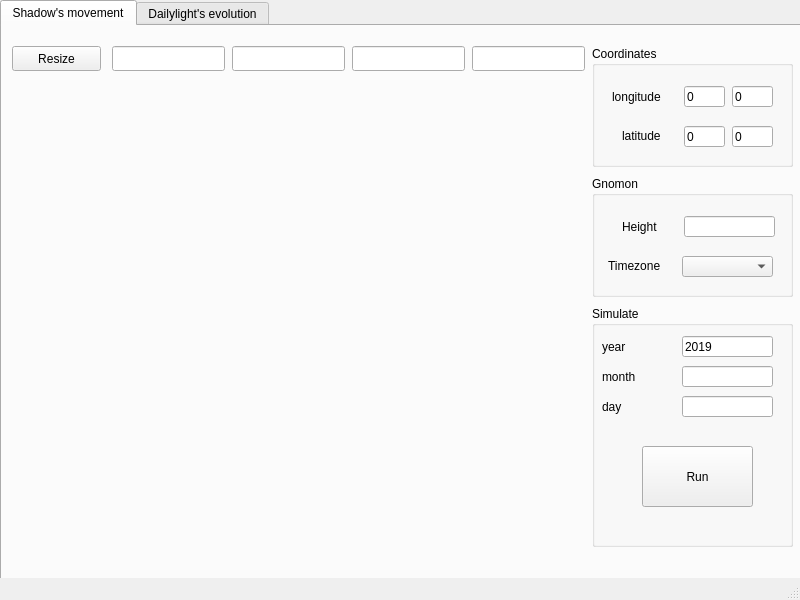
<?xml version="1.0" encoding="UTF-8"?>
<ui version="4.0">
 <class>MainWindow</class>
 <widget class="QMainWindow" name="MainWindow">
  <property name="geometry">
   <rect>
    <x>0</x>
    <y>0</y>
    <width>800</width>
    <height>600</height>
   </rect>
  </property>
  <property name="windowTitle">
   <string>MainWindow</string>
  </property>
  <widget class="QWidget" name="centralwidget">
   <widget class="QTabWidget" name="tabWidget">
    <property name="geometry">
     <rect>
      <x>0</x>
      <y>0</y>
      <width>801</width>
      <height>581</height>
     </rect>
    </property>
    <property name="toolTip">
     <string>&lt;html&gt;&lt;head/&gt;&lt;body&gt;&lt;p&gt;&lt;br/&gt;&lt;/p&gt;&lt;/body&gt;&lt;/html&gt;</string>
    </property>
    <property name="whatsThis">
     <string>&lt;html&gt;&lt;head/&gt;&lt;body&gt;&lt;p&gt;GF&lt;/p&gt;&lt;/body&gt;&lt;/html&gt;</string>
    </property>
    <property name="styleSheet">
     <string notr="true"/>
    </property>
    <property name="currentIndex">
     <number>0</number>
    </property>
    <widget class="QWidget" name="tab">
     <attribute name="title">
      <string>Shadow's movement</string>
     </attribute>
     <widget class="QCustomPlot" name="widget" native="true">
      <property name="geometry">
       <rect>
        <x>10</x>
        <y>70</y>
        <width>571</width>
        <height>451</height>
       </rect>
      </property>
     </widget>
     <widget class="QPushButton" name="pushButton">
      <property name="geometry">
       <rect>
        <x>10</x>
        <y>20</y>
        <width>89</width>
        <height>25</height>
       </rect>
      </property>
      <property name="text">
       <string>Resize</string>
      </property>
     </widget>
     <widget class="QLineEdit" name="lineEdit">
      <property name="geometry">
       <rect>
        <x>110</x>
        <y>20</y>
        <width>113</width>
        <height>25</height>
       </rect>
      </property>
     </widget>
     <widget class="QLineEdit" name="lineEdit_2">
      <property name="geometry">
       <rect>
        <x>230</x>
        <y>20</y>
        <width>113</width>
        <height>25</height>
       </rect>
      </property>
     </widget>
     <widget class="QLineEdit" name="lineEdit_3">
      <property name="geometry">
       <rect>
        <x>350</x>
        <y>20</y>
        <width>113</width>
        <height>25</height>
       </rect>
      </property>
     </widget>
     <widget class="QLineEdit" name="lineEdit_4">
      <property name="geometry">
       <rect>
        <x>470</x>
        <y>20</y>
        <width>113</width>
        <height>25</height>
       </rect>
      </property>
     </widget>
     <widget class="QGroupBox" name="groupBox">
      <property name="geometry">
       <rect>
        <x>590</x>
        <y>20</y>
        <width>201</width>
        <height>121</height>
       </rect>
      </property>
      <property name="title">
       <string>Сoordinates</string>
      </property>
      <widget class="QLineEdit" name="lineEdit_5">
       <property name="geometry">
        <rect>
         <x>92</x>
         <y>40</y>
         <width>41</width>
         <height>21</height>
        </rect>
       </property>
       <property name="text">
        <string>0</string>
       </property>
      </widget>
      <widget class="QLineEdit" name="lineEdit_6">
       <property name="geometry">
        <rect>
         <x>92</x>
         <y>80</y>
         <width>41</width>
         <height>21</height>
        </rect>
       </property>
       <property name="text">
        <string>0</string>
       </property>
      </widget>
      <widget class="QLabel" name="label">
       <property name="geometry">
        <rect>
         <x>20</x>
         <y>40</y>
         <width>71</width>
         <height>21</height>
        </rect>
       </property>
       <property name="text">
        <string>longitude</string>
       </property>
      </widget>
      <widget class="QLabel" name="label_2">
       <property name="geometry">
        <rect>
         <x>30</x>
         <y>80</y>
         <width>61</width>
         <height>20</height>
        </rect>
       </property>
       <property name="text">
        <string>latitude</string>
       </property>
      </widget>
      <widget class="QLineEdit" name="lineEdit_11">
       <property name="geometry">
        <rect>
         <x>140</x>
         <y>40</y>
         <width>41</width>
         <height>21</height>
        </rect>
       </property>
       <property name="text">
        <string>0</string>
       </property>
      </widget>
      <widget class="QLineEdit" name="lineEdit_12">
       <property name="geometry">
        <rect>
         <x>140</x>
         <y>80</y>
         <width>41</width>
         <height>21</height>
        </rect>
       </property>
       <property name="text">
        <string>0</string>
       </property>
      </widget>
     </widget>
     <widget class="QGroupBox" name="groupBox_2">
      <property name="geometry">
       <rect>
        <x>590</x>
        <y>150</y>
        <width>201</width>
        <height>121</height>
       </rect>
      </property>
      <property name="title">
       <string>Gnomon</string>
      </property>
      <widget class="QLineEdit" name="lineEdit_7">
       <property name="geometry">
        <rect>
         <x>92</x>
         <y>40</y>
         <width>91</width>
         <height>21</height>
        </rect>
       </property>
      </widget>
      <widget class="QLabel" name="label_3">
       <property name="geometry">
        <rect>
         <x>30</x>
         <y>40</y>
         <width>51</width>
         <height>21</height>
        </rect>
       </property>
       <property name="text">
        <string>Height</string>
       </property>
      </widget>
      <widget class="QComboBox" name="comboBox">
       <property name="geometry">
        <rect>
         <x>90</x>
         <y>80</y>
         <width>91</width>
         <height>21</height>
        </rect>
       </property>
      </widget>
      <widget class="QLabel" name="label_4">
       <property name="geometry">
        <rect>
         <x>16</x>
         <y>80</y>
         <width>71</width>
         <height>20</height>
        </rect>
       </property>
       <property name="text">
        <string>Timezone</string>
       </property>
      </widget>
     </widget>
     <widget class="QGroupBox" name="groupBox_3">
      <property name="enabled">
       <bool>true</bool>
      </property>
      <property name="geometry">
       <rect>
        <x>590</x>
        <y>280</y>
        <width>201</width>
        <height>241</height>
       </rect>
      </property>
      <property name="title">
       <string>Simulate</string>
      </property>
      <widget class="QLabel" name="label_5">
       <property name="geometry">
        <rect>
         <x>10</x>
         <y>30</y>
         <width>71</width>
         <height>21</height>
        </rect>
       </property>
       <property name="text">
        <string>year</string>
       </property>
      </widget>
      <widget class="QLineEdit" name="lineEdit_8">
       <property name="geometry">
        <rect>
         <x>90</x>
         <y>30</y>
         <width>91</width>
         <height>21</height>
        </rect>
       </property>
       <property name="text">
        <string>2019</string>
       </property>
      </widget>
      <widget class="QLineEdit" name="lineEdit_9">
       <property name="geometry">
        <rect>
         <x>90</x>
         <y>60</y>
         <width>91</width>
         <height>21</height>
        </rect>
       </property>
      </widget>
      <widget class="QLineEdit" name="lineEdit_10">
       <property name="geometry">
        <rect>
         <x>90</x>
         <y>90</y>
         <width>91</width>
         <height>21</height>
        </rect>
       </property>
      </widget>
      <widget class="QLabel" name="label_6">
       <property name="geometry">
        <rect>
         <x>10</x>
         <y>60</y>
         <width>71</width>
         <height>21</height>
        </rect>
       </property>
       <property name="text">
        <string>month</string>
       </property>
      </widget>
      <widget class="QLabel" name="label_7">
       <property name="geometry">
        <rect>
         <x>10</x>
         <y>90</y>
         <width>71</width>
         <height>21</height>
        </rect>
       </property>
       <property name="text">
        <string>day</string>
       </property>
      </widget>
      <widget class="QPushButton" name="pushButton_2">
       <property name="geometry">
        <rect>
         <x>50</x>
         <y>140</y>
         <width>111</width>
         <height>61</height>
        </rect>
       </property>
       <property name="text">
        <string>Run</string>
       </property>
      </widget>
     </widget>
    </widget>
    <widget class="QWidget" name="tab_2">
     <attribute name="title">
      <string>Dailylight's evolution</string>
     </attribute>
    </widget>
   </widget>
  </widget>
  <widget class="QMenuBar" name="menubar">
   <property name="geometry">
    <rect>
     <x>0</x>
     <y>0</y>
     <width>800</width>
     <height>22</height>
    </rect>
   </property>
  </widget>
  <widget class="QStatusBar" name="statusbar"/>
 </widget>
 <customwidgets>
  <customwidget>
   <class>QCustomPlot</class>
   <extends>QWidget</extends>
   <header>qcustomplot.h</header>
   <container>1</container>
  </customwidget>
 </customwidgets>
 <resources/>
 <connections/>
</ui>
